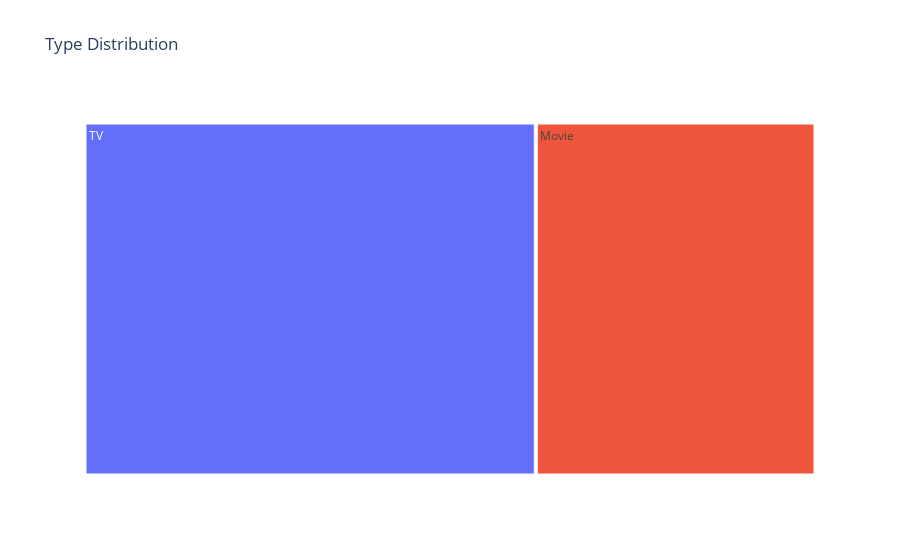

This figure's notebook cell:
### Markdown cell above
Left with the two types that we are interested in

### Code cell
type_df = cu_anime_df["type"].value_counts().to_frame()
type_df = type_df.reset_index()
fig = px.treemap(type_df, path=['type'], values='count', title="Type Distribution")
fig.show()

### Figure 1 — Plotly figure (JSON) as saved in the notebook; plotly's stock layout.template omitted (floating-point values rounded to 4 significant figures)
{"data": [{"branchvalues": "total", "domain": {"x": [0, 1], "y": [0, 1]}, "hovertemplate": "labels=%{label}<br>count=%{value}<br>parent=%{parent}<br>id=%{id}<extra></extra>", "ids": ["TV", "Movie"], "labels": ["TV", "Movie"], "name": "", "parents": ["", ""], "type": "treemap", "values": [3787.0, 2347.0]}], "layout": {"legend": {"tracegroupgap": 0}, "title": {"text": "Type Distribution"}}}
